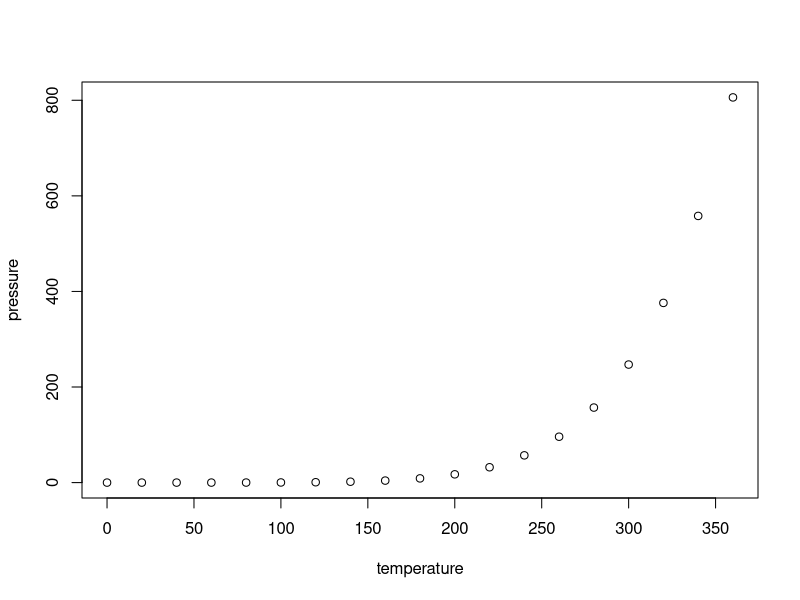
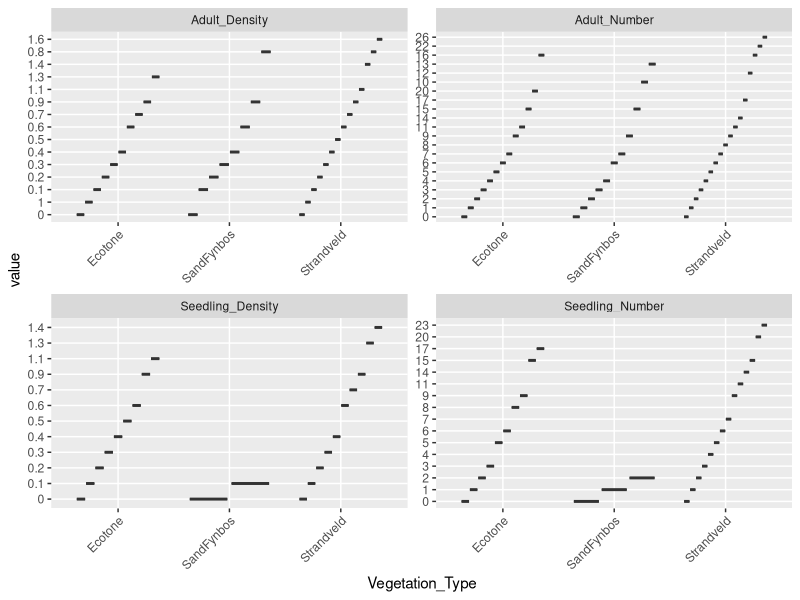

R code for these plots, in order:
## ---- chunk 1

## ---- chunk 2
knitr::opts_chunk$set(echo = TRUE)
## ---- chunk 3
summary(cars)
## ---- chunk 4
plot(pressure)

# Install and load packages
install.packages("tidyr")
options("install.lock"=FALSE)
library(tidyr)
library(dplyr)
library(ggplot2)

# Read in data
AcaciaSaligna_Data <- read.csv("AcaciaSaligna_Data.csv")

# Remove columns Area and Number_other_species
AcaciaSaligna_Data <- read.table("AcaciaSaligna_Data.csv", header = TRUE, 
                                 sep = ",", 
		colClasses = c("NULL","integer", "character", "integer", "integer", 
						               "numeric", 
										"integer", "numeric", "integer", "numeric", "NULL")) 

# DELETE?
names(AcaciaSaligna_Data)
"Year" %in% names(AcaciaSaligna_Data)

AcaciaSaligna_Data %>% select(Year)  # Works in a tidyverse pipeline
ls()  # Lists all objects in the environment


# Convert Vegetation_Type from character to factor
AcaciaSaligna_Data$Vegetation_Type <- 
  as.factor(AcaciaSaligna_Data$Vegetation_Type)
class(AcaciaSaligna_Data$Vegetation_Type) # Confirm new class

# Convert Year from integer to factor
AcaciaSaligna_Data$Year <- as.factor(AcaciaSaligna_Data$Year)
class(AcaciaSaligna_Data$Year)

# Convert Quadrat from integer to factor
AcaciaSaligna_Data$Quadrat <- as.factor(AcaciaSaligna_Data$Quadrat)
class(AcaciaSaligna_Data$Quadrat)

# Convert Total_Number from integer to factor
AcaciaSaligna_Data$Total_Number <- as.factor(AcaciaSaligna_Data$Total_Number)
class(AcaciaSaligna_Data$Total_Number)

# Convert Total_Density from double to factor
AcaciaSaligna_Data$Total_Density <- as.factor(AcaciaSaligna_Data$Total_Density)
class(AcaciaSaligna_Data$Total_Density)

# Convert Seedling_Number from integer to factor
AcaciaSaligna_Data$Seedling_Number <- as.factor(AcaciaSaligna_Data$Seedling_Number)
class(AcaciaSaligna_Data$Seedling_Number)

# Convert Seedling_Density from double to factor
AcaciaSaligna_Data$Seedling_Density <- as.factor(AcaciaSaligna_Data$Seedling_Density)
class(AcaciaSaligna_Data$Seedling_Density)

# Convert Adult_Number from integer to factor
AcaciaSaligna_Data$Adult_Number <- as.factor(AcaciaSaligna_Data$Adult_Number)
class(AcaciaSaligna_Data$Adult_Number)

# Convert Adult_Density from double to factor
AcaciaSaligna_Data$Adult_Density <- as.factor(AcaciaSaligna_Data$Adult_Density)
class(AcaciaSaligna_Data$Adult_Density)

summary(AcaciaSaligna_Data)

# Convert data to long format
  long <- AcaciaSaligna_Data %>%
  pivot_longer(cols = c("Year", "Vegetation_Type", "Quadrat", "Total_Number",
"Total_Density", "Seedling_Number", "Seedling_Density", "Adult_Number", 
"Adult_Density"), names_to = "variable", values_to = "value") 

# Only convert the four variables to long format
  # Reshape from wide format to long format and make a boxplot 
  AcaciaSaligna_Data %>%
pivot_longer(cols = c("Seedling_Number", "Seedling_Density", "Adult_Number", "Adult_Density"),
               names_to = "variable", values_to = "value") %>%
  ggplot() +
    geom_boxplot(aes(y = value, x = Vegetation_Type)) +
    theme(axis.text.x = element_text(angle = 45, hjust = 1)) +
    facet_wrap(vars(variable), scales = "free")

